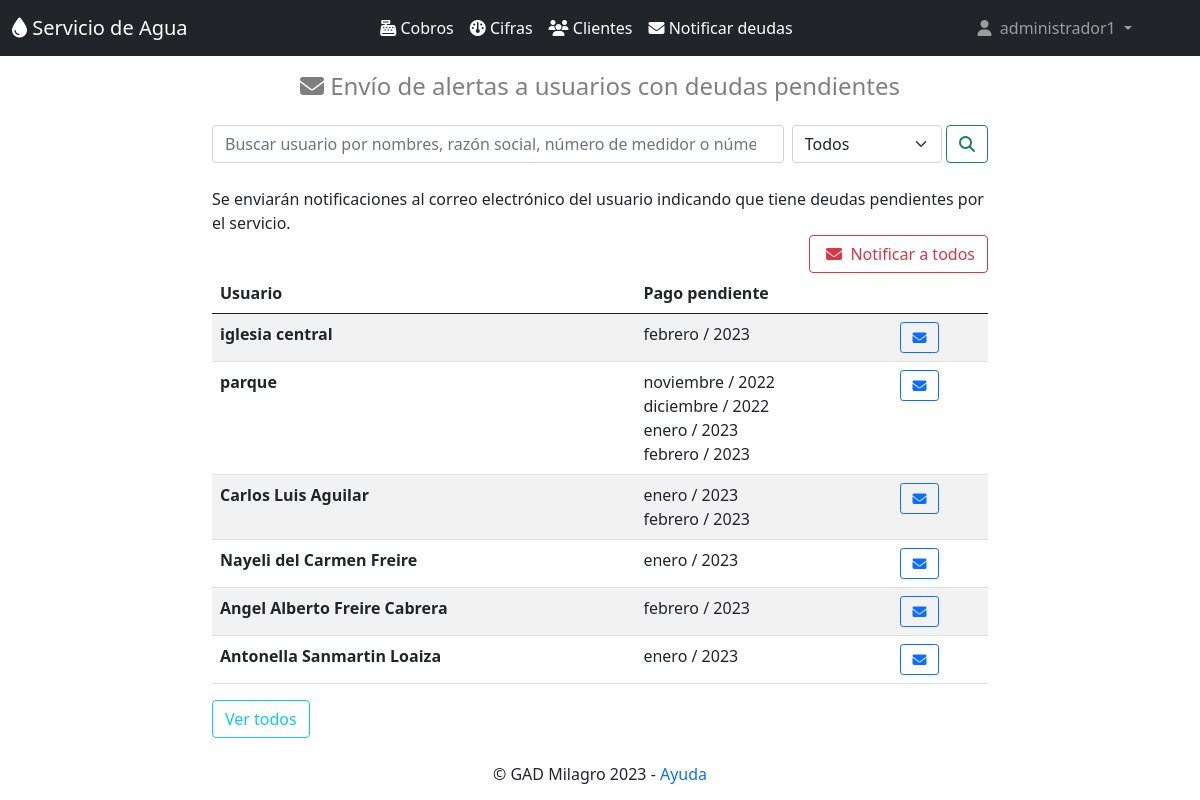
/notificaciones/ (signed in), run on an earlier commit of the app's database.
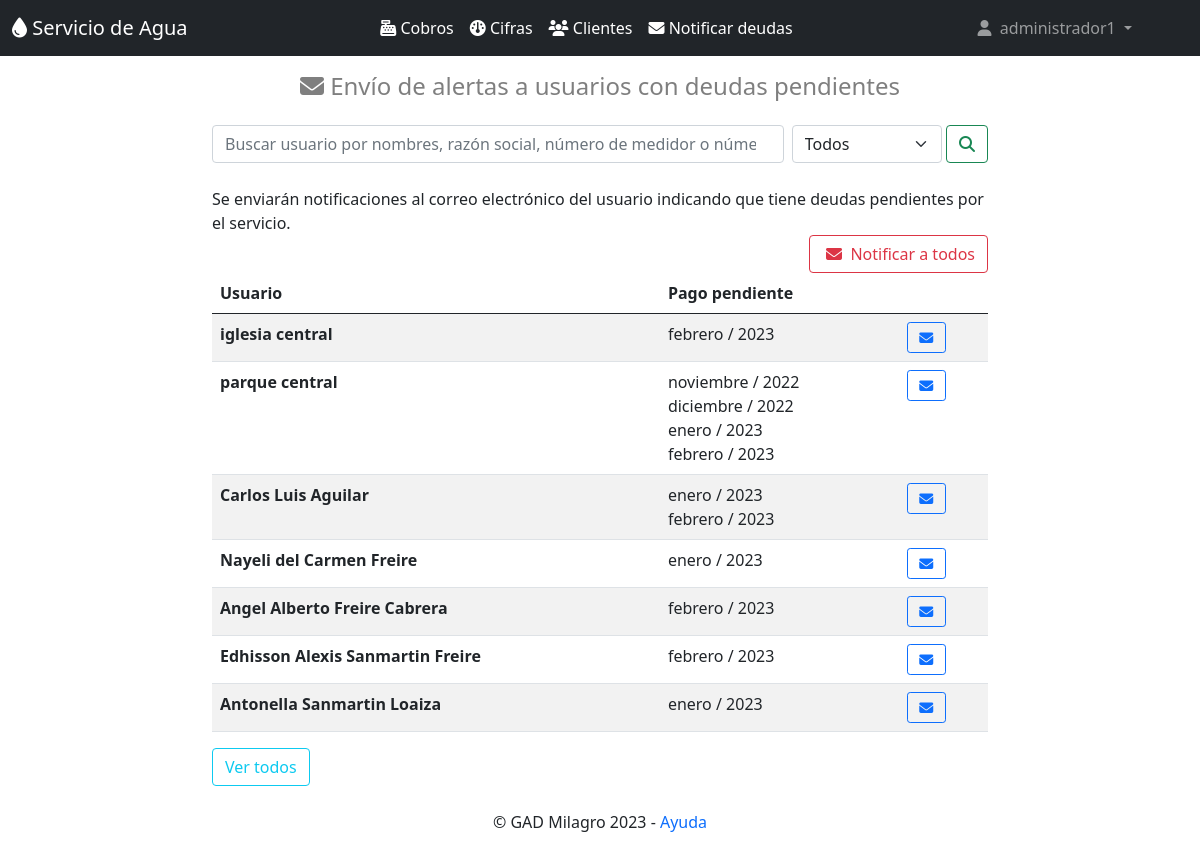
And on a later commit of the database.
### clientes/models.py (models this page shows, shortened)
class Cliente(models.Model):
    nombres=models.CharField(max_length=50)
    apellidos=models.CharField(max_length=30,null=True, blank=True)
    detalle=models.CharField(max_length=30,null=True, blank=True)
    medidor=models.CharField(max_length=10, unique=True)
    cedula=models.CharField(max_length=15)
    email=models.EmailField()
    direccion=models.CharField(max_length=50,null=True, blank=True)
    celular=models.CharField(max_length=10,null=True, blank=True)
    deuda=models.CharField(max_length=1, choices=deuda, default='n',null=True, blank=True)
    ultima_cifra=models.CharField(max_length=30,default='null',null=True, blank=True)
    class Meta:
        db_table = 'cliente'
        verbose_name = 'Cliente'
        verbose_name_plural = 'clientes'
        ordering = ['apellidos']

### cifras/models.py (models this page shows, shortened)
class Cifras(models.Model):
    id_usuario=models.ForeignKey(Cliente, null=True, on_delete=models.CASCADE)
    mes=models.CharField(max_length=10)
    anio=models.CharField(max_length=4)
    cifra=models.IntegerField()
    id_valores=models.CharField(max_length=10)
    estado=models.CharField(max_length=1, choices=pagado, default='n')
    class Meta:
        db_table = 'cifra'
        verbose_name = 'Cifra'
        verbose_name_plural = 'cifras'
        ordering = ['id']

### notificaciones/views.py (the view)
# urls.py: path('notificaciones/',notificaciones),
def notificaciones(request,):
    busqueda = request.GET.get("buscar")
    filtro = request.GET.get("filtro")
    date = datetime.date.today()
    año = date.strftime("%Y")
    mes = date.strftime("%B")
    fecha = mes+año
    try:
        notificacion = Notificaciones.objects.all()
        clientes = Cliente.objects.filter(
                Q(deuda__icontains = 's')
            ).distinct()
    except:
        raise Http404
    try:
        if (str(filtro)=='1' or str(filtro)=='2') and busqueda:
            if str(filtro) == '1':
                clientes = Cliente.objects.filter(deuda = 's').filter(detalle = fecha).filter(
                    Q(nombres__icontains = busqueda) |
                    Q(apellidos__icontains = busqueda)|
                    Q(medidor__icontains = busqueda) |
                    Q(cedula__icontains = busqueda)
                ).distinct()
                messages.success(request, "Los resultados para la busqueda '"+busqueda+"' y el filtro 'Notificados' son:")
            if str(filtro) == '2':
                clientes = Cliente.objects.filter(deuda = 's').exclude(detalle__icontains = fecha).filter(
                        Q(nombres__icontains = busqueda) |
                        Q(apellidos__icontains = busqueda)|
                        Q(medidor__icontains = busqueda) |
                        Q(cedula__icontains = busqueda)
                    ).distinct()
                messages.success(request, "Los resultados para la busqueda '"+busqueda+"' y el filtro 'Sin notificar' son:")
        else:
            if filtro:
                if str(filtro) == '1':
                    clientes = Cliente.objects.filter(deuda = 's').filter(detalle = fecha).distinct()
                    messages.success(request, "Los usuarios que se han notificado son:")
                if str(filtro) == '2':
                    clientes = Cliente.objects.filter(deuda = 's').exclude(detalle__icontains = fecha).distinct()
                    messages.success(request, "Los usuarios por notificar son:")
            if busqueda:
                messages.success(request, " Los resultados encontrados para la busqueda '"+busqueda+"' son:")
                clientes = Cliente.objects.filter(deuda = 's').filter(
                    Q(nombres__icontains = busqueda) |
                    Q(apellidos__icontains = busqueda)|
                    Q(medidor__icontains = busqueda) |
                    Q(cedula__icontains = busqueda)
                ).distinct()
    except Cliente.DoesNotExist:
        raise Http404
    try:
        cifras = Cifras.objects.filter(
                Q(estado__icontains = 'n')
            ).distinct()
        notificart = ''
    except Cifras.DoesNotExist:
        raise Http404
    for c in clientes:#para desabilitar el boton enviar
        if c.detalle != fecha:
            notificart = notificart+str(c.detalle)
    return render(request, "notificaciones.html", {"clientes":clientes,"cifras":cifras, "fecha":fecha,"notificacion":notificacion,"notificart":notificart})

### templates/notificaciones.html (shortened to what this page needs)
{% extends "home.html" %}
{% block content %}
{% load i18n %}
    <div class="container mb-1 " style="max-width: 800px;">
        <h4 class="text-black-50 text-center py-3"><i class="fa-solid fa-envelope"></i> Envío de alertas a usuarios con deudas pendientes </h4>
    </div>
    <div class="container " style="max-width: 800px;">
        <form class="d-flex" method="GET">
            <input class="form-control me-2" type="search" placeholder="Buscar usuario por nombres, razón social, número de medidor o número de cédula" aria-label="Search" name="buscar" value="">
            <select name="filtro" style="max-width: 150px;" class="form-select" aria-label="Default select example">
                <option selected>Todos</option>
            </select>&nbsp;
            <button title="Realizar la búsqueda" class="btn btn-outline-success" type="submit"><i class="fa-solid fa-magnifying-glass"></i></button>
        </form>
    </div>
    <div class="container py-4" style="max-width: 800px;">
        <div style="float:left">Se enviarán notificaciones al correo electrónico del usuario indicando que tiene deudas pendientes por el servicio.</div>
        {% if notificart == "" %}
            <div style="float:right"><button title="Notificaciones enviadas" type="button" class="btn btn-outline-success" disabled>&nbsp;<i class="fa-solid fa-envelope-circle-check"></i>&nbsp; Notificaciones Enviadas</button></div>
        {% else %}
            <div style="float:right"><a title="Notificar a todos los usuarios con deudas" class="btn btn-outline-danger" href="/notificartodos/">&nbsp;<i class="fa-solid fa-envelope"></i>&nbsp; Notificar a todos</a></div> <br>
        {% endif %}
        <table class="table table-responsive table-striped">
            <thead>
                <tr>
                    <th>Usuario</th>
                    <th>Pago pendiente</th>
                    <th></th>
                </tr>
            </thead>
            <tbody>
                {% for cliente in clientes %}
                    {% if cliente.detalle != 'eliminado' %}
                        <tr>
                        <th scope="row">{{ cliente.nombres }}{% if cliente.apellidos == None %}  {% else %} {{ cliente.apellidos }} {% endif %}</th>
                            <td>
                                {% for c in cifras %}
                                    {% if cliente == c.id_usuario %}
                                        {% filter slugify %}{% trans c.mes %}{% endfilter %} / {{ c.anio }}<br>
                                    {% endif %}
                                {% endfor %}
                            </td>
                            <td>
                                {% if cliente.detalle == fecha %}
                                    <button title="Notificación enviada" type="button" class="btn-sm btn-outline-success" disabled><i class="fa-solid fa-envelope-circle-check"></i></button>
                                {% else %}
                                    <a title="Notificar al usuario selecionado" class="btn btn-sm btn-outline-primary" href="/notificarusuario/{{cliente.id}}">&nbsp;<i class="fa-solid fa-envelope"></i>&nbsp;</a>
                                {% endif %}
                            </td>
                        </tr>
                    {% endif %}
                {% endfor %}
                </tbody>
        </table>
        <a class="btn btn-outline-info" href="/notificaciones">Ver todos</a> &nbsp;&nbsp;
    </div>
{% endblock %}

What changed in the data, as far as the page shows it:
changed Cliente: nombres "parque" → "parque central"
now on this page (row edited): Cliente: nombres "Edhisson Alexis", apellidos "Sanmartin Freire"
added Cifras: mes "febrero", anio "2023", shown under "Edhisson Alexis"
